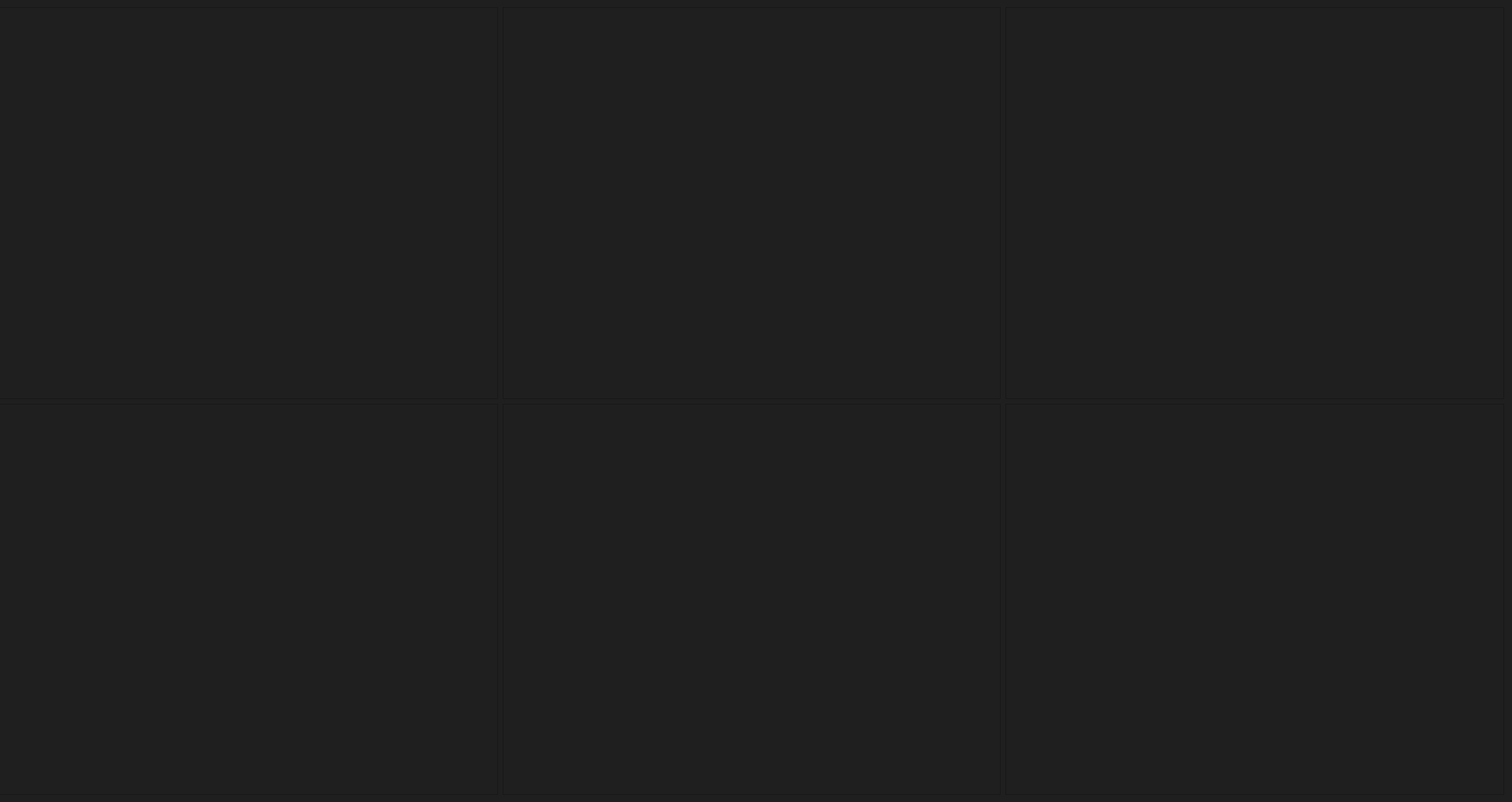
       <widget class="QWidget" name="page">
        <property name="styleSheet">
         <string notr="true">background-color: rgb(31, 31, 31);</string>
        </property>
        <widget class="QWidget" name="gridLayoutWidget">
         <property name="geometry">
          <rect>
           <x>-1</x>
           <y>9</y>
           <width>1931</width>
           <height>1011</height>
          </rect>
         </property>
         <layout class="QGridLayout" name="gridLayout">
          <item row="0" column="2">
           <widget class="QFrame" name="frame_4">
            <property name="frameShape">
             <enum>QFrame::Shape::StyledPanel</enum>
            </property>
            <property name="frameShadow">
             <enum>QFrame::Shadow::Raised</enum>
            </property>
           </widget>
          </item>
          <item row="1" column="0">
           <widget class="QFrame" name="frame">
            <property name="frameShape">
             <enum>QFrame::Shape::StyledPanel</enum>
            </property>
            <property name="frameShadow">
             <enum>QFrame::Shadow::Raised</enum>
            </property>
           </widget>
          </item>
          <item row="0" column="1">
           <widget class="QFrame" name="frame_3">
            <property name="frameShape">
             <enum>QFrame::Shape::StyledPanel</enum>
            </property>
            <property name="frameShadow">
             <enum>QFrame::Shadow::Raised</enum>
            </property>
           </widget>
          </item>
          <item row="1" column="1">
           <widget class="QFrame" name="frame_5">
            <property name="frameShape">
             <enum>QFrame::Shape::StyledPanel</enum>
            </property>
            <property name="frameShadow">
             <enum>QFrame::Shadow::Raised</enum>
            </property>
           </widget>
          </item>
          <item row="0" column="0">
           <widget class="QFrame" name="frame_2">
            <property name="frameShape">
             <enum>QFrame::Shape::StyledPanel</enum>
            </property>
            <property name="frameShadow">
             <enum>QFrame::Shadow::Raised</enum>
            </property>
           </widget>
          </item>
          <item row="1" column="2">
           <widget class="QFrame" name="frame_6">
            <property name="frameShape">
             <enum>QFrame::Shape::StyledPanel</enum>
            </property>
            <property name="frameShadow">
             <enum>QFrame::Shadow::Raised</enum>
            </property>
           </widget>
          </item>
         </layout>
        </widget>
       </widget>
